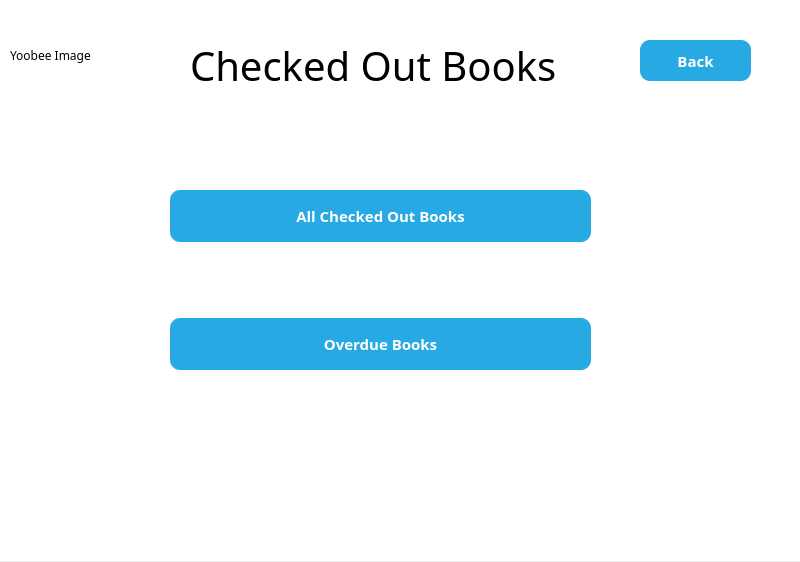
<?xml version="1.0" encoding="UTF-8"?>
<ui version="4.0">
 <class>adminsystem</class>
 <widget class="QDialog" name="adminsystem">
  <property name="geometry">
   <rect>
    <x>0</x>
    <y>0</y>
    <width>800</width>
    <height>562</height>
   </rect>
  </property>
  <property name="windowTitle">
   <string>Yoobee Library System | Admin | System Logs</string>
  </property>
  <property name="windowIcon">
   <iconset resource="images.qrc">
    <normaloff>:/images/favicon.ico</normaloff>:/images/favicon.ico</iconset>
  </property>
  <widget class="QFrame" name="gridFrame_2">
   <property name="geometry">
    <rect>
     <x>0</x>
     <y>0</y>
     <width>801</width>
     <height>561</height>
    </rect>
   </property>
   <property name="styleSheet">
    <string notr="true">*{
background: rgb(255, 255, 255);
fontsize: 15px;
font-family: Century Gothic, sans-serif;
}

QFrame{
border: solid 10px rgba(0, 0, 0);
}

QLineEdit{
color: #8d98a1;
background-color: #d3d3d3;
font-size: 18px;
border-style: outset;
border-radius: 10px;
}
QPushButton{
background: #ced1d8;
border-style: outset;
border-radius: 5px;
}
QPushButton:pressed{
background-color: rgb(77, 77, 77);
border-style: inset;
}
</string>
   </property>
   <widget class="QWidget" name="verticalLayoutWidget">
    <property name="geometry">
     <rect>
      <x>170</x>
      <y>120</y>
      <width>421</width>
      <height>321</height>
     </rect>
    </property>
    <layout class="QVBoxLayout" name="verticalLayout">
     <item>
      <widget class="QPushButton" name="admin_due_btn">
       <property name="styleSheet">
        <string notr="true">*{
font-family: Century Gothic, sans-serif;
font-size: 15px;
}

QPushButton{
color: white;
padding: 15px;
background: #27a9e3;
border-style: outset;
border-radius: 10px;
font: bold;
}
QPushButton::pressed{
background-color: rgb(216, 150, 90);
border-style: inset;
}

QPushButton::hover {
background-color: #59c7f7;
}
</string>
       </property>
       <property name="text">
        <string>All Checked Out Books</string>
       </property>
      </widget>
     </item>
     <item>
      <widget class="QPushButton" name="admin_overdue_btn">
       <property name="styleSheet">
        <string notr="true">*{
font-family: Century Gothic, sans-serif;
font-size: 15px;
}

QPushButton{
color: white;
padding: 15px;
background: #27a9e3;
border-style: outset;
border-radius: 10px;
font: bold;
}
QPushButton::pressed{
background-color: rgb(216, 150, 90);
border-style: inset;
}

QPushButton::hover {
background-color: #59c7f7;
}
</string>
       </property>
       <property name="text">
        <string>Overdue Books</string>
       </property>
      </widget>
     </item>
    </layout>
   </widget>
   <widget class="QLabel" name="label">
    <property name="geometry">
     <rect>
      <x>190</x>
      <y>30</y>
      <width>391</width>
      <height>71</height>
     </rect>
    </property>
    <property name="styleSheet">
     <string notr="true">

font: 40px;

</string>
    </property>
    <property name="text">
     <string>Checked Out Books</string>
    </property>
   </widget>
   <widget class="QPushButton" name="back">
    <property name="geometry">
     <rect>
      <x>640</x>
      <y>40</y>
      <width>111</width>
      <height>41</height>
     </rect>
    </property>
    <property name="styleSheet">
     <string notr="true">*{
font-family: Century Gothic, sans-serif;
font-size: 15px;
}

QPushButton{
color: white;
padding: 10px;
background: #27a9e3;
border-style: outset;
border-radius: 10px;
font: bold;
}
QPushButton::pressed{
background-color: rgb(216, 150, 90);
border-style: inset;
}

QPushButton::hover {
background-color: #59c7f7;
}
</string>
    </property>
    <property name="text">
     <string>Back</string>
    </property>
   </widget>
   <widget class="QLabel" name="img">
    <property name="geometry">
     <rect>
      <x>10</x>
      <y>10</y>
      <width>181</width>
      <height>91</height>
     </rect>
    </property>
    <property name="text">
     <string>Yoobee Image</string>
    </property>
   </widget>
  </widget>
 </widget>
 <resources>
  <include location="images.qrc"/>
 </resources>
 <connections/>
</ui>
